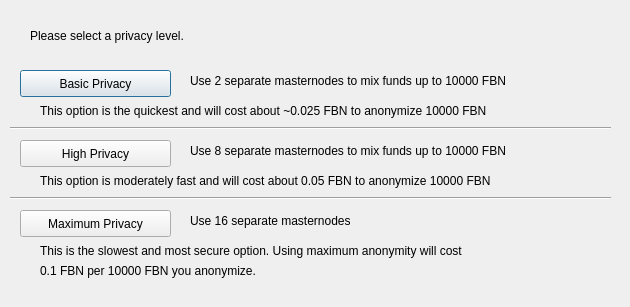
<?xml version="1.0" encoding="UTF-8"?>
<ui version="4.0">
 <class>ObfuscationConfig</class>
 <widget class="QDialog" name="ObfuscationConfig">
  <property name="geometry">
   <rect>
    <x>0</x>
    <y>0</y>
    <width>630</width>
    <height>307</height>
   </rect>
  </property>
  <property name="windowTitle">
   <string>Configure Obfuscation</string>
  </property>
  <widget class="QPushButton" name="buttonBasic">
   <property name="geometry">
    <rect>
     <x>20</x>
     <y>70</y>
     <width>151</width>
     <height>27</height>
    </rect>
   </property>
   <property name="text">
    <string>Basic Privacy</string>
   </property>
  </widget>
  <widget class="QPushButton" name="buttonHigh">
   <property name="geometry">
    <rect>
     <x>20</x>
     <y>140</y>
     <width>151</width>
     <height>27</height>
    </rect>
   </property>
   <property name="text">
    <string>High Privacy</string>
   </property>
  </widget>
  <widget class="QPushButton" name="buttonMax">
   <property name="geometry">
    <rect>
     <x>20</x>
     <y>210</y>
     <width>151</width>
     <height>27</height>
    </rect>
   </property>
   <property name="text">
    <string>Maximum Privacy</string>
   </property>
  </widget>
  <widget class="QLabel" name="label">
   <property name="geometry">
    <rect>
     <x>30</x>
     <y>20</y>
     <width>571</width>
     <height>31</height>
    </rect>
   </property>
   <property name="text">
    <string>Please select a privacy level.</string>
   </property>
  </widget>
  <widget class="QLabel" name="label_2">
   <property name="geometry">
    <rect>
     <x>190</x>
     <y>70</y>
     <width>421</width>
     <height>21</height>
    </rect>
   </property>
   <property name="text">
    <string>Use 2 separate masternodes to mix funds up to 10000 FBN</string>
   </property>
  </widget>
  <widget class="QLabel" name="label_3">
   <property name="geometry">
    <rect>
     <x>190</x>
     <y>140</y>
     <width>411</width>
     <height>21</height>
    </rect>
   </property>
   <property name="text">
    <string>Use 8 separate masternodes to mix funds up to 10000 FBN</string>
   </property>
  </widget>
  <widget class="QLabel" name="label_4">
   <property name="geometry">
    <rect>
     <x>190</x>
     <y>210</y>
     <width>421</width>
     <height>21</height>
    </rect>
   </property>
   <property name="text">
    <string>Use 16 separate masternodes</string>
   </property>
  </widget>
  <widget class="QLabel" name="label_6">
   <property name="geometry">
    <rect>
     <x>40</x>
     <y>100</y>
     <width>561</width>
     <height>21</height>
    </rect>
   </property>
   <property name="text">
    <string>This option is the quickest and will cost about ~0.025 FBN to anonymize 10000 FBN</string>
   </property>
  </widget>
  <widget class="QLabel" name="label_7">
   <property name="geometry">
    <rect>
     <x>40</x>
     <y>170</y>
     <width>561</width>
     <height>21</height>
    </rect>
   </property>
   <property name="text">
    <string>This option is moderately fast and will cost about 0.05 FBN to anonymize 10000 FBN</string>
   </property>
  </widget>
  <widget class="QLabel" name="label_8">
   <property name="geometry">
    <rect>
     <x>40</x>
     <y>240</y>
     <width>561</width>
     <height>21</height>
    </rect>
   </property>
   <property name="text">
    <string>This is the slowest and most secure option. Using maximum anonymity will cost</string>
   </property>
  </widget>
  <widget class="QLabel" name="label_9">
   <property name="geometry">
    <rect>
     <x>40</x>
     <y>260</y>
     <width>561</width>
     <height>21</height>
    </rect>
   </property>
   <property name="text">
    <string>0.1 FBN per 10000 FBN you anonymize.</string>
   </property>
  </widget>
  <widget class="Line" name="line">
   <property name="geometry">
    <rect>
     <x>10</x>
     <y>120</y>
     <width>601</width>
     <height>16</height>
    </rect>
   </property>
   <property name="orientation">
    <enum>Qt::Horizontal</enum>
   </property>
  </widget>
  <widget class="Line" name="line_2">
   <property name="geometry">
    <rect>
     <x>10</x>
     <y>190</y>
     <width>601</width>
     <height>16</height>
    </rect>
   </property>
   <property name="orientation">
    <enum>Qt::Horizontal</enum>
   </property>
  </widget>
 </widget>
 <resources/>
 <connections/>
</ui>
